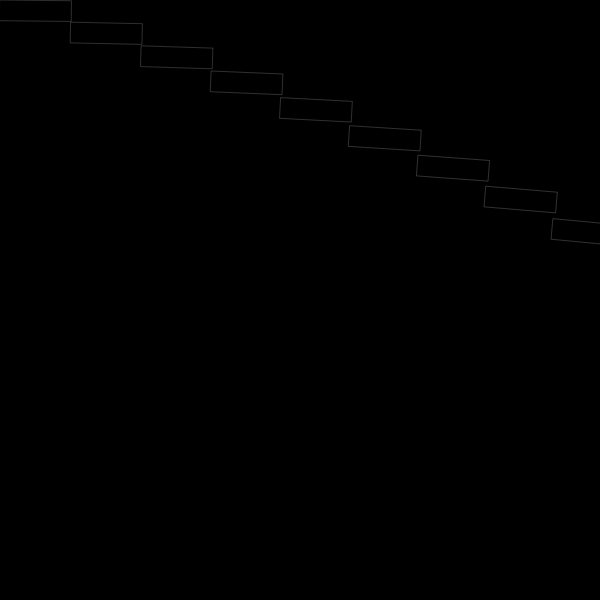
Frame 1 (no input)
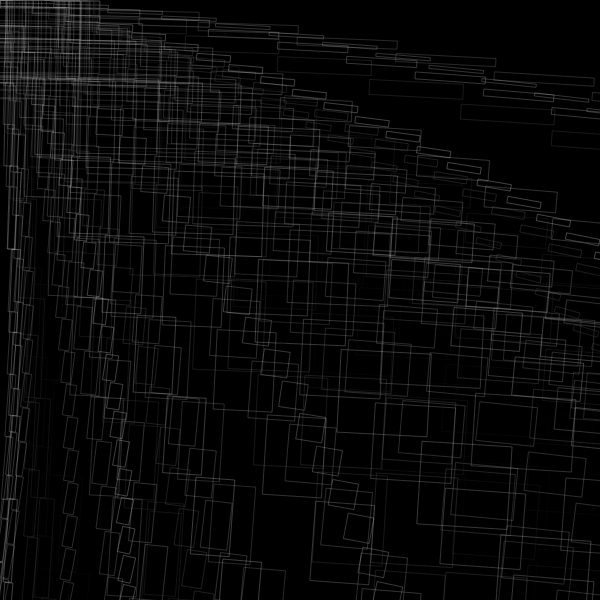
Frame 60 (no input)
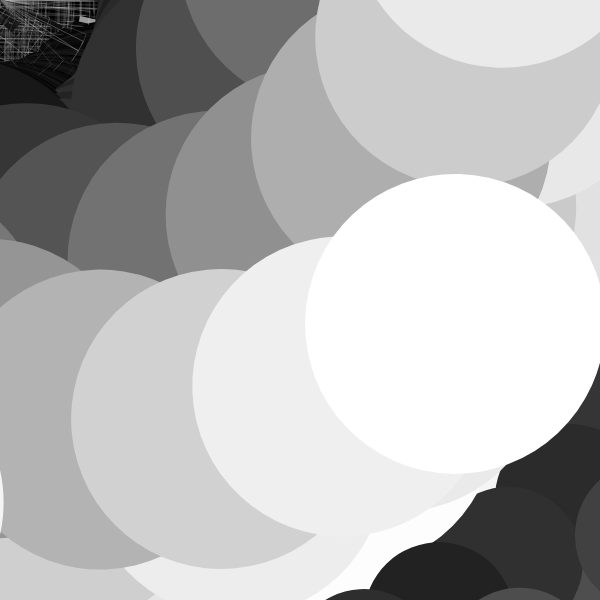
Frame 120 (the mouse pressed at the canvas centre since frame 60)

The p5.js sketch that drew these frames (run headless with seeded random() and noise() and a simulated clock; from frame 60 on, the mouse is pressed at the canvas centre):

// p5.js sketch
// ── sketch.js
//This is a looped drawing of randomly generated shapes


function setup() {
  print ("Intro to Programming1, Final Assignment, Minsu Kim, 05/06/2023")
  createCanvas(600, 600);
  background(0);  
}

function draw() {
 
//loop shapes variables  
let numCircles = 50;
let eX1 = 500;
let eY1 = 450;
let eX2 = 150;
let eY2 = 150;
let eX3 = random(0,100);
let eY3 = random(0,100);
let eSt = random(0,255);
let eSw = 0.25;
let eFRandom = random(0,25);
  
//loop starts  
    for (let i = 0; i < numCircles; i++){
      
    rotate(PI/300);
    
    fill(eFRandom);
    noStroke();
    ellipse(eX1,eY1,mouseX/2,mouseY/2);
        
    fill(eFRandom);
    noStroke();
    ellipse(eX2,eY2,mouseX,mouseY);
      
    noFill();
    strokeWeight(eSw); 
    stroke(eSt);
    rect(eX3*i,eY3*i,eX3,eY3);
      
//mouse held pressed function      
    if (mouseIsPressed == true){
      eX1 = eX1 + 10;
      eY1 = eY1 + 10;
      eX2 = eX2 + 5;
      eY2 = eY2 + 5;
      eX3 = eX3 * 3;
      eY3 = eY3 * 3;
      eSw = 5;
      eFRandom = eFRandom + 5;
      PI = PI + 0.1;
      
    }
  }
}

  
  
  
  
  
